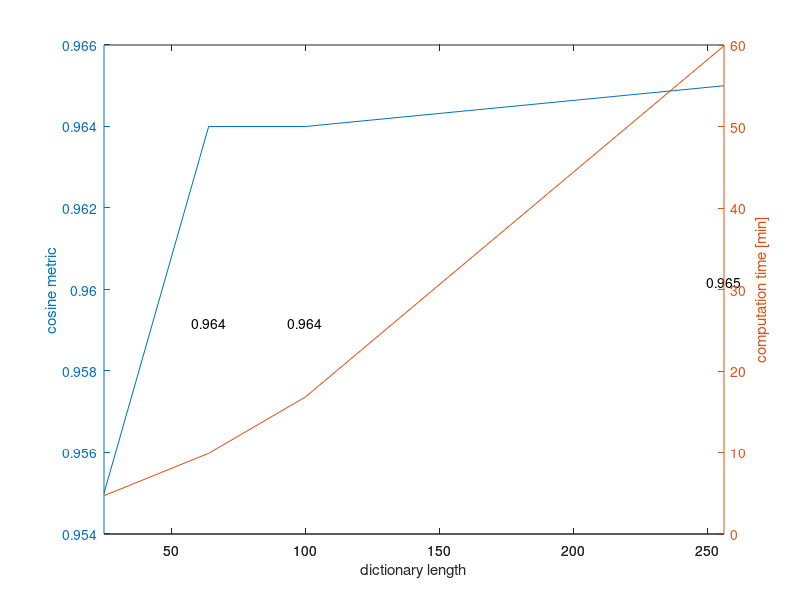

Recreate this plot in MATLAB. (Note: this script raises an error after producing the figure.)
% extracted from result objects
dictLengths     = [25       64      100     256];
cosMetrics      = [0.955    0.964   0.964   0.965];
tanhMetrics     = [0.841    0.850   0.851   0.853];
compTime        = [4.7      9.9     16.8    59.9]; % in minutes
cValues         = [0.5      1       0.25    0.5];

%% Draw plot

% set plot parameter
yLimitsMetric = [0.9, 1];
yLimitsTime = [0, 80];
tickDistanceMetric = 0.02;
tickDistanceTime = 10;


figure;
[ax,p1,p2] = plotyy(dictLengths, cosMetrics, dictLengths, compTime);
ylabel(ax(1),'cosine metric') % label left y-axis
ylabel(ax(2),'computation time [min]') % label right y-axis
xlabel('dictionary length') % label x-axis

% write values into plot
for i=1:length(dictLengths)
    text(dictLengths(i), 0.995*cosMetrics(i), sprintf('%0.3f',cosMetrics(i)),'HorizontalAlignment','center')
end

ax(1).YLim = yLimitsMetric;
ax(2).YLim = yLimitsTime;

set(ax, 'XGrid', 'on')
set(ax, 'XTick', dictLengths)

set(ax(1), 'YTick', ax(1).YLim(1):tickDistanceMetric:ax(1).YLim(2))
set(ax(2), 'YTick', ax(2).YLim(1):tickDistanceTime:ax(2).YLim(2))

% switch left box off to remove ticks on right y-axis
set(ax(1),'box','off')

p1.Marker = 'd';
p2.Marker = 's';

% p1.MarkerEdgeColor = 'black';
% p2.MarkerEdgeColor = 'black';

p1.LineStyle = '--';
p2.LineStyle = '--';

p1.LineWidth = 2;
p2.LineWidth = 2;

% draw upper line in plot manually